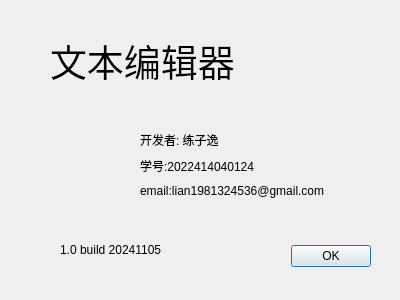
<?xml version="1.0" encoding="UTF-8"?>
<ui version="4.0">
 <class>AboutDialog</class>
 <widget class="QDialog" name="AboutDialog">
  <property name="geometry">
   <rect>
    <x>0</x>
    <y>0</y>
    <width>400</width>
    <height>300</height>
   </rect>
  </property>
  <property name="windowTitle">
   <string>Dialog</string>
  </property>
  <widget class="QDialogButtonBox" name="buttonBox">
   <property name="geometry">
    <rect>
     <x>30</x>
     <y>240</y>
     <width>341</width>
     <height>32</height>
    </rect>
   </property>
   <property name="orientation">
    <enum>Qt::Orientation::Horizontal</enum>
   </property>
   <property name="standardButtons">
    <set>QDialogButtonBox::StandardButton::Ok</set>
   </property>
  </widget>
  <widget class="QLabel" name="label">
   <property name="geometry">
    <rect>
     <x>50</x>
     <y>20</y>
     <width>281</width>
     <height>81</height>
    </rect>
   </property>
   <property name="font">
    <font>
     <pointsize>28</pointsize>
    </font>
   </property>
   <property name="text">
    <string>文本编辑器</string>
   </property>
  </widget>
  <widget class="QWidget" name="verticalLayoutWidget">
   <property name="geometry">
    <rect>
     <x>140</x>
     <y>130</y>
     <width>251</width>
     <height>71</height>
    </rect>
   </property>
   <layout class="QVBoxLayout" name="verticalLayout">
    <item>
     <widget class="QLabel" name="label_2">
      <property name="text">
       <string>开发者: 练子逸</string>
      </property>
     </widget>
    </item>
    <item>
     <widget class="QLabel" name="label_3">
      <property name="text">
       <string>学号:2022414040124</string>
      </property>
     </widget>
    </item>
    <item>
     <widget class="QLabel" name="label_4">
      <property name="text">
       <string>email:lian1981324536@gmail.com</string>
      </property>
     </widget>
    </item>
   </layout>
  </widget>
  <widget class="QLabel" name="label_5">
   <property name="geometry">
    <rect>
     <x>20</x>
     <y>120</y>
     <width>91</width>
     <height>91</height>
    </rect>
   </property>
   <property name="styleSheet">
    <string notr="true">border-image: url(:/img/sk.png);</string>
   </property>
   <property name="text">
    <string/>
   </property>
  </widget>
  <widget class="QLabel" name="label_6">
   <property name="geometry">
    <rect>
     <x>60</x>
     <y>240</y>
     <width>141</width>
     <height>19</height>
    </rect>
   </property>
   <property name="text">
    <string>1.0 build 20241105</string>
   </property>
  </widget>
 </widget>
 <resources/>
 <connections>
  <connection>
   <sender>buttonBox</sender>
   <signal>accepted()</signal>
   <receiver>AboutDialog</receiver>
   <slot>accept()</slot>
   <hints>
    <hint type="sourcelabel">
     <x>248</x>
     <y>254</y>
    </hint>
    <hint type="destinationlabel">
     <x>157</x>
     <y>274</y>
    </hint>
   </hints>
  </connection>
  <connection>
   <sender>buttonBox</sender>
   <signal>rejected()</signal>
   <receiver>AboutDialog</receiver>
   <slot>reject()</slot>
   <hints>
    <hint type="sourcelabel">
     <x>316</x>
     <y>260</y>
    </hint>
    <hint type="destinationlabel">
     <x>286</x>
     <y>274</y>
    </hint>
   </hints>
  </connection>
 </connections>
</ui>
